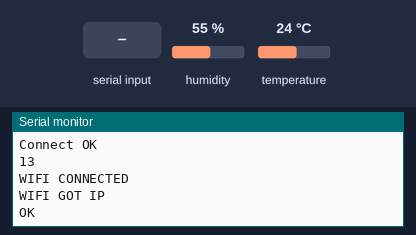
The sketch below on a simulated ESP32. Parts: the last lines printed to the serial monitor. Inputs (shaded band) come from the test bench; at power-on: humidity 55 %, temperature 24 °C. The modem accepts every AT command (registered, SIM ready, sends succeed) and sends nothing else.

Above: at 12.8 s.
12.9 s: humidity set to 22 %
At 21.0 s:
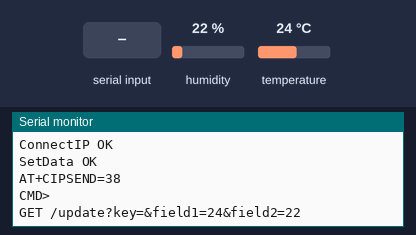
21.6 s: "1" received over the second serial link
At 22.8 s:
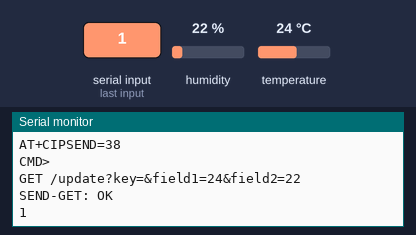
23.1 s: "0" received over the second serial link
At 24.2 s:
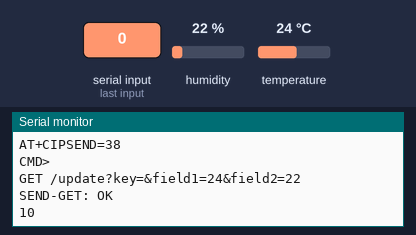

The sketch:

ArduionThingSpeak.ino
```cpp
#include <SoftwareSerial.h>
#include "DHT.h"

//*-- Hardware esp1
#define _baudrate   9600

//*-- Software esp1
//
#define _rxpin      2
#define _txpin      3
#define DHTPIN 6     // what pin we're connected to
#define dbg Serial
//SoftwareSerial dbg( _rxpin, _txpin ); // RX, TX
SoftwareSerial esp1( _rxpin, _txpin ); // RX, TX
#define DHTTYPE DHT11   // DHT 11
#define SSID ""   // 分享器的SSID
#define PASS ""  // 分享器的密碼

//*-- IoT Information
const String APIKEYWRITE = "";   // ThingSpeak API Key
const String APIKEYREAD = "";   // ThingSpeak API Key
const String CHANNELID = "";  // ThingSpeak Channel Id
const String IP = "api.thingspeak.com"; // ThingSpeak IP Address: 184.106.153.149
const String GET = "GET /update";
long nowTime;
boolean isSet = true;
long nowTime2;
uint8_t dhtbuf[2];
boolean isConnecting = false;
String msg = "";
DHT dht(DHTPIN, DHTTYPE);

void setup() {
    dbg.begin( _baudrate );
    esp1.begin(_baudrate);
    dht.begin();
    dhtbuf[0] = 0;
    dhtbuf[1] = 0;
    nowTime = millis();
}

void loop() {
  while(!isConnecting){
      sendSerial("AT\r\n");
      delay(5000);
      if(esp1.find("OK"))
      {
         dbg.println("Connecting OK");
         connectWiFi();
      }
      if(esp1.available()){
        Serial.println(esp1.read());
      }
  }

  if(millis()-nowTime>20000){
    if(isSet){
        esp_close();
        delay(100);
        getHTData();
        //isSet = false;
    }else{
        esp_close();
        delay(100);
        getData();
        isSet = true;
    }
    nowTime = millis();
  }
  while(esp1.available()){
        char c = esp1.read();
        msg += c;
  }
  if(msg != ""){
      dbg.print(msg);
      msg="";
  }
//    delay(10000);   // 60 second
}
void getHTData()
{
  // Reading temperature or humidity takes about 250 milliseconds!
  // Sensor readings may also be up to 2 seconds 'old' (its a very slow sensor)
  float h = dht.readHumidity();
  // Read temperature as Celsius
  float t = dht.readTemperature();
  // Read temperature as Fahrenheit
  float f = dht.readTemperature(true);

  // Check if any reads failed and exit early (to try again).
  if (isnan(h) || isnan(t) || isnan(f)) {
    dbg.println("Failed to read from DHT sensor!");
    return;
  }

  // Compute heat index
  // Must send in temp in Fahrenheit!
    float hi = dht.computeHeatIndex(f, h);
    dhtbuf[0] = h;
    dhtbuf[1] = t;
    /*
    dbg.print("Humidity: ");
    dbg.print(h);
    dbg.print(" %\t");
    dbg.print("Temperature: ");
    dbg.println(t);
    */
    char buf[3];
    String HH, TT;
    buf[0] = 0x30 + dhtbuf[1] / 10;
    buf[1] = 0x30 + dhtbuf[1] % 10;
    TT = (String(buf)).substring( 0, 2 );
    buf[0] = 0x30 + dhtbuf[0] / 10;
    buf[1] = 0x30 + dhtbuf[0] % 10;
    HH = (String(buf)).substring( 0, 2 );
    //updateDHT11( TT, HH );
    setData(TT, HH);
}

void sendSerial(String cmd)
{
    esp1.print(cmd);
//    dbg.print(cmd);
}

boolean connectWiFi()
{
    esp1.println("AT+CWMODE=1");
    delay(2000);
    String cmd="AT+CWJAP=\"";
    cmd+=SSID;
    cmd+="\",\"";
    cmd+=PASS;
    cmd+="\"";
    sendSerial(cmd+"\r\n");
    delay(5000);
    if(esp1.find("OK"))
    {
        isConnecting = true;
        dbg.println("Connect OK");
        return true;
    }
    else
    {
        dbg.println("Connect Error");
        return false;
    }

    cmd = "AT+CIPMUX=0";
    sendSerial(cmd+"\r\n");
    if( esp1.find( "Error") )
    {
        dbg.println("Error2");
        return false;
    }
  }

void updateDHT11( String T, String H )
{
    // 設定 ESP8266 作為 Client 端
    dbg.println("update");
    if(esp_ConnectIP(IP)){
        String cmd = "";
        String postStr = APIKEYWRITE + "&field1=" +T + "&field2=" + H + "\r\n\r\n";
        cmd = "POST /update HTTP/1.1\r\n";
        cmd += "Host: api.thingspeak.com\r\n" ;
        cmd +="Connection: close\r\n";
        cmd +="X-THINGSPEAKAPIKEY: "+APIKEYWRITE+"\r\n";
        cmd +="Content-Type: application/x-www-form-urlencoded\r\n";
        cmd +="Content-Length: ";
        cmd +=postStr.length();
        cmd +="\r\n";
        cmd +=postStr;
        cmd +="\r\n";
        esp_sendData(cmd);
    }else{
       dbg.println("SEND: ERROR");
    }
}


void setData(String T,String H)
{
    dbg.println("setData");
    if(esp_ConnectIP(IP)){
        String cmd = GET+"?key="+APIKEYWRITE+"&field1="+T+"&field2="+H+"\r\n";
        dbg.println("SetData OK");
        esp_sendData(cmd);
        if(esp1.find("OK")){
           dbg.println("SEND-GET: OK");
         }else{
           dbg.println("SEBND-GET ERROR");
         }
    }else{
        dbg.print( "RECEIVED: Error\nExit1" );
    }
}

void getData()
{
    if(esp_ConnectIP(IP))
    {
        String cmd = "GET /channels/39446/fields/1/last?key=QYBPH6E9HEIMPX5H HTTP/1.1\r\nHost: api.thingspeak.com\r\nConnection: keep-alive\r\n\r\n";
        esp_sendData(cmd);
        if(esp1.find("OK")){
           dbg.println("RECEIVED-GET: OK");
         }else{
           dbg.println("RECEIVED: ERROR");
         }
    }else{
        dbg.print( "RECEIVED: Error\nExit1" );
    }
}

boolean esp_ConnectIP(String ip){
    String cmd = "AT+CIPSTART=\"TCP\",\"";
    boolean isOK = false;
    cmd += IP;
    cmd += "\",80";
    sendSerial(cmd+"\r\n");
    if( esp1.find( "OK" )){
        dbg.println("ConnectIP OK");
        isOK = true;
    }else{
        dbg.println( "ConnectIP Error" );
    }
    return isOK;
}

void esp_sendData(String cmd){
    sendSerial("AT+CIPSEND=");
    sendSerial(String(cmd.length()));
    dbg.print("AT+CIPSEND=");
    dbg.println(String(cmd.length()));
    sendSerial("\r\n");
    delay(100);
    if(esp1.find( ">" ) ){
        dbg.println("CMD>");
        sendSerial(cmd);
        dbg.print(cmd);
    }
    delay(1000);
}

void esp_close(){
   esp1.print("AT+CIPCLOSE\r\n");
   dbg.println("ESP_CLOSE");
}
```

Measured:
- after the input at 12.9 s, the serial monitor: prints a new line after 7.3 s (image 1)
- after the input at 21.6 s, the serial monitor: prints a new line at once (image 2)
- after the input at 23.1 s, the serial monitor: prints a new line at once (image 3)
